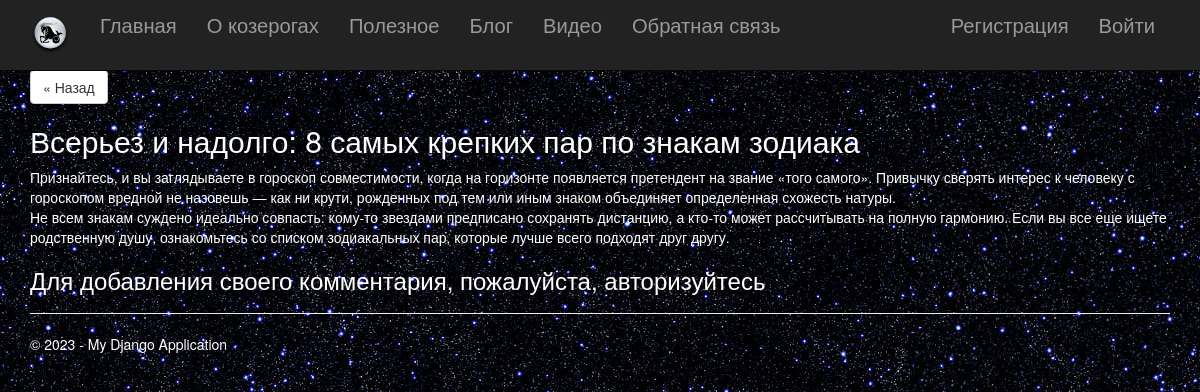
Page /2/ on the committed database.
### app/models.py (models this page shows, shortened)
class Blog(models.Model):
    title = models.CharField(
        max_length=100,
        unique_for_date="posted",
        verbose_name= u"Заголовок",
    )
    descripstion = models.TextField(verbose_name = u"Краткое содержание")
    content = models.TextField(verbose_name = u"Полное содержание")
    posted = models.DateTimeField(default=datetime.now(), db_index=True, verbose_name=u"Опубликована")
    author = models.ForeignKey(User, null=True, blank=True, on_delete=models.SET_NULL, verbose_name="Автор")
    image = models.FileField(default="temp.jpg", verbose_name="Путь к картинке")
    class Meta:
        db_table = "Posts"
        ordering = ["-posted"] # сортировка данных по убыванию даты публикатсии
        verbose_name = u"статья блога"
        verbose_name_plural = u"статья блога"

### app/views.py (the view)
# urls.py: re_path(r'^(?P<parametr>\d+)/$', views.article, name='article'),
def article(request, parametr):
    post = Blog.objects.get(id=parametr)
    comments = Comment.objects.filter(post=parametr)
    if request.method == "POST":
        form = CommentForm(request.POST)
        if form.is_valid():
            comment = form.save(commit=False)
            comment.author = request.user
            comment.date = datetime.now()
            comment.post = Blog.objects.get(id=parametr)
            comment.save()
            return redirect("article", parametr=post.id)
    else:
        form = CommentForm()
    return render(
        request,
        "app/article.html",
        {
            "title": post.title,
            "post": post,
            "comments": comments,
            "form": form,
            "year": datetime.now().year,
        },
    )

### app/templates/app/article.html (shortened to what this page needs)
﻿{% extends "app/layout.html" %}
{% block content %}
<p class="vertical-margins"><a class="btn btn-default" href="{% url 'blog' %}">&laquo; Назад</a></p>
<h2>{{ post.title }}</h2>
<div class="article-content"><p>{{ post.content|linebreaksbr }}</p></div>
{% if user.is_authenticated %}
<h3>Добавить комментарий</h3>
<form method="post">
    {% csrf_token %}
    <div>
        {{ form.as_p }}
        <button type="submit" class="save btn btn-default">Отправить комментарий</button>
    </div>
</form>
{% else %}
<h3>Для добавления своего комментария, пожалуйста, авторизуйтесь</h3>
{% endif %}
{% endblock %}

### app/templates/app/layout.html (shortened to what this page needs)
<!DOCTYPE html>
<html>
<head>
    {% load static %}
    <link rel="stylesheet" type="text/css" href="{% static 'app/content/bootstrap.min.css' %}" />
    <link rel="stylesheet" type="text/css" href="{% static 'app/content/site.css' %}" />
</head>
<body>
    <div class="navbar navbar-inverse navbar-fixed-top">
        <div class="container">
            <div class="navbar-header">
                <a href="/" class="navbar-brand">
                    <img id="logo" src="{% static 'app/content/logo.png' %}" alt="logo"/>
                </a>
            </div>
            <div class="navbar-collapse collapse">
                <ul class="nav navbar-nav">
                    <li><a href="{% url 'home' %}">Главная</a></li>
                    <li><a href="{% url 'about' %}">О козерогах</a></li>
                    <li><a href="{% url 'more' %}">Полезное</a></li>
                    <li><a href="{% url 'blog' %}">Блог</a></li>
                    <li><a href="{% url 'videopost' %}">Видео</a></li>
                    <li><a href="{% url 'pool' %}">Обратная связь</a></li>
                </ul>
                {% include 'app/loginpartial.html' %}
            </div>
        </div>
    </div>
    <div class="container body-content">
        {% block content %}{% endblock %}
        <hr />
        <footer>
            <p>&copy; {{ year }} - My Django Application</p>
        </footer>
    </div>
</body>
</html>

### app/templates/app/loginpartial.html (shortened to what this page needs)
{% if user.is_authenticated %}
<form id="logoutForm" action="/logout/" method="post" class="navbar-right">
    {% csrf_token %}
    <ul class="nav navbar-nav navbar-right">
        <li><span class="navbar-brand">Привет, {{ user.username }}!</span></li>
        <li><a href="javascript:document.getElementById('logoutForm').submit()">Выйти</a></li>
    </ul>
</form>
{% else %}
<ul class="nav navbar-nav navbar-right">
    <li><a href="{% url 'registration' %}">Регистрация</a></li>
    <li><a href="{% url 'login' %}">Войти</a></li>
</ul>
{% endif %}

### app/static/app/content/site.css (style rules this page uses)
body { padding-top: 50px; padding-bottom: 20px; background-image: url("cosmos.jpg"); color: white; }
#logo { height: 40px; }
ul li, a { color: white; font-size: larger; }
.body-content { padding-left: 15px; padding-right: 15px; }

### rows in the picture
Blog: title "Всерьез и надолго: 8 самых крепких пар по знакам зодиака", content "Признайтесь, и вы заглядываете в гороскоп совместимости, когда на горизонте появляется претендент на звание «того самого». Привычку сверять интерес к человеку с гороскопом вредной не назовешь — как ни крути, рожденных под тем или иным знаком объединяет определенная схожесть натуры. Не всем знакам суждено идеально совпасть: кому-то звездами предписано сохранять дистанцию, а кто-то может рассчитывать на полную гармонию. Если вы все еще ищете родственную душу, ознакомьтесь со списком зодиакальных пар, которые лучше всего подходят друг другу."
